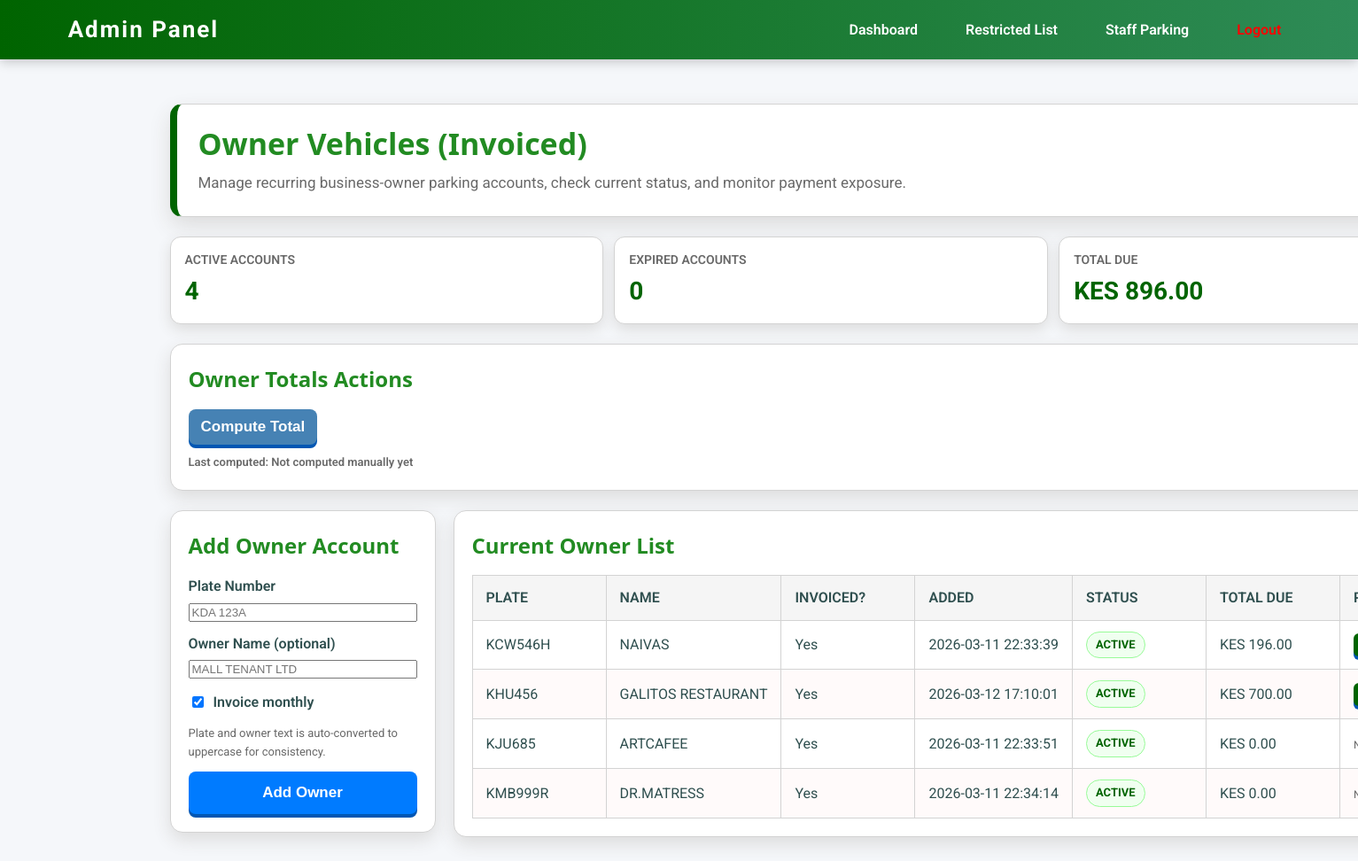
The page /admin/owners.php (signed in) on the database its author committed.
### tables this page shows
CREATE TABLE `owner_vehicle_fees` (
  `id` int(11) NOT NULL,
  `plate_number` varchar(20) NOT NULL,
  `owner_name` varchar(100) DEFAULT NULL,
  `nominal_fee` decimal(10,2) DEFAULT 0.00,
  `discount_given` decimal(10,2) DEFAULT 0.00,
  `total_due` decimal(10,2) DEFAULT 0.00,
  `due_period` date NOT NULL,
  `created_at` datetime DEFAULT current_timestamp()
);

CREATE TABLE `owner_accounts` (
  `id` int(11) NOT NULL,
  `plate_number` varchar(20) NOT NULL,
  `owner_name` varchar(100) DEFAULT NULL,
  `invoice_monthly` tinyint(1) DEFAULT 1,
  `created_at` datetime DEFAULT current_timestamp(),
  `deleted_at` datetime DEFAULT NULL
);

### public/admin/owners.php (the view, shortened to what this page needs)
<?php
$lastComputedAt = $_SESSION['owners_last_computed_at'] ?? null;
$db = new DatabaseConnection();
$pdo = $db->pdo;
$currentDate = date('Y-m-d');
$stmt = $pdo->prepare("
SELECT a.plate_number, a.owner_name, a.invoice_monthly, a.created_at,
    COALESCE(f.due_period, DATE_ADD(a.created_at, INTERVAL 1 MONTH)) AS active_until,
    f.total_due,
    CASE
        WHEN COALESCE(f.due_period, DATE_ADD(a.created_at, INTERVAL 1 MONTH)) >= ? THEN 'Active'
        WHEN COALESCE(f.due_period, DATE_ADD(a.created_at, INTERVAL 1 MONTH)) < ? AND (f.total_due IS NULL OR f.total_due <= 0) THEN 'Active'
        ELSE 'Expired'
    END AS status
FROM owner_accounts a
LEFT JOIN owner_vehicle_fees f ON a.plate_number = f.plate_number
WHERE a.deleted_at IS NULL
ORDER BY a.plate_number");
$stmt->execute([$currentDate, $currentDate]);
$owners = $stmt->fetchAll(PDO::FETCH_ASSOC);
$activeCount = 0;
$expiredCount = 0;
$totalDue = 0;
foreach ($owners as $owner) {
    if (($owner['status'] ?? '') === 'Active') {
        $activeCount++;
    } else {
        $expiredCount++;
    }
    $totalDue += isset($owner['total_due']) ? (float) $owner['total_due'] : 0;
}
?>
<!DOCTYPE html>
<html>
<head>
    <link rel="stylesheet" href="../assets/css/style.css">
</head>
<body>
<nav>
    <div class="logo">Admin Panel</div>
    <div class="links">
        <a href="dashboard.php">Dashboard</a>
        <a href="restricted.php">Restricted List</a>
        <a href="staff.php">Staff Parking</a>
        <a href="logout.php" style="color:red;">Logout</a>
    </div>
</nav>
<main class="owners-page">
    <section class="owners-hero">
        <h2>Owner Vehicles (Invoiced)</h2>
        <p>Manage recurring business-owner parking accounts, check current status, and monitor payment exposure.</p>
    </section>
    <section class="owners-summary">
        <article class="summary-card">
            <span class="summary-title">Active Accounts</span>
            <span id="ownersActiveCount" class="summary-value"><?= $activeCount ?></span>
        </article>
        <article class="summary-card">
            <span class="summary-title">Expired Accounts</span>
            <span id="ownersExpiredCount" class="summary-value"><?= $expiredCount ?></span>
        </article>
        <article class="summary-card">
            <span class="summary-title">Total Due</span>
            <span id="ownersTotalDue" class="summary-value">KES <?= number_format($totalDue, 2) ?></span>
        </article>
    </section>
    <section class="owners-card">
        <h3>Owner Totals Actions</h3>
        <div class="owners-actions">
            <form method="POST">
                <button type="submit" class="compute-btn">Compute Total</button>
            </form>
        </div>
        <p class="compute-meta">
            Last computed: <?= $lastComputedAt ? htmlspecialchars($lastComputedAt) : 'Not computed manually yet' ?>
        </p>
    </section>
    <section class="owners-grid">
        <article class="owners-card">
            <h3>Add Owner Account</h3>
            <form method="POST" class="owner-form">
                <div class="form-group">
                    <label for="plate">Plate Number</label>
                    <input id="plate" name="plate" required class="auto-uppercase" autocomplete="off" placeholder="KDA 123A">
                </div>
                <div class="form-group">
                    <label for="name">Owner Name (optional)</label>
                    <input id="name" name="name" class="auto-uppercase" autocomplete="off" placeholder="MALL TENANT LTD">
                </div>
                <div class="form-group checkbox-group">
                    <label>
                        <input type="checkbox" name="invoice" checked>
                        Invoice monthly
                    </label>
                </div>
                <p class="form-hint">Plate and owner text is auto-converted to uppercase for consistency.</p>
                <button type="submit">Add Owner</button>
            </form>
        </article>
        <article class="owners-card">
            <h3>Current Owner List</h3>
            <?php if (empty($owners)): ?>
                <div class="empty-state">No owner vehicles have been added yet.</div>
            <?php else: ?>
                <div class="table-wrap">
                    <table class="owner-table">
                        <thead>
                            <tr>
                                <th>Plate</th>
                                <th>Name</th>
                                <th>Invoiced?</th>
                                <th>Added</th>
                                <th>Status</th>
                                <th>Total Due</th>
                                <th>Payment</th>
                            </tr>
                        </thead>
                        <tbody>
                            <?php foreach ($owners as $row): ?>
                                <tr>
                                    <td><?= htmlspecialchars($row['plate_number']) ?></td>
                                    <td><?= htmlspecialchars($row['owner_name'] ?? 'N/A') ?></td>
                                    <td><?= $row['invoice_monthly'] ? 'Yes' : 'No' ?></td>
                                    <td><?= htmlspecialchars($row['created_at']) ?></td>
                                    <td>
                                        <span class="status-chip <?= ($row['status'] === 'Active') ? 'active' : 'expired' ?>">
                                            <?= htmlspecialchars($row['status']) ?>
                                        </span>
                                    </td>
                                    <td class="owner-due-cell" data-plate="<?= htmlspecialchars($row['plate_number']) ?>">KES <?= isset($row['total_due']) ? number_format($row['total_due'], 2) : '0.00' ?></td>
                                    <td>
                                        <?php $rowDue = isset($row['total_due']) ? (float) $row['total_due'] : 0; ?>
                                        <?php if ($rowDue > 0): ?>
                                            <form method="POST" onsubmit="return confirm('Receive payment of KES <?= number_format($rowDue, 2) ?> for <?= htmlspecialchars($row['plate_number']) ?>?');" style="margin:0;">
                                                <button type="submit" class="pay-owner-btn">Receive Payment</button>
                                            </form>
                                        <?php else: ?>
                                            <span style="color: dimgray; font-size: 12px;">No Due</span>
                                        <?php endif; ?>
                                    </td>
                                </tr>
                            <?php endforeach; ?>
                        </tbody>
                    </table>
                </div>
            <?php endif; ?>
        </article>
    </section>
</main>
</body>
</html>

### public/assets/css/style.css (style rules this page uses)
body { margin: 0; font-family: 'Roboto', 'Segoe UI', Tahoma, Geneva, Verdana, sans-serif; background: #f5f7fa; color: darkslategray; line-height: 1.6; }
h1, h2, h3, h4, h5 { color: #2d862d; font-family: 'Segoe UI', Tahoma, Geneva, Verdana, sans-serif; }
nav { background: linear-gradient(90deg, darkgreen 0%, seagreen 100%); padding: 0.8rem 5%; display: flex; justify-content: space-between; align-items: center; box-shadow: 0 3px 12px rgba(0,0,0,0.2); position: sticky; top: 0; z-index: 100; }
nav .logo { color: white; font-size: 26px; font-weight: 700; letter-spacing: 2px; }
nav .links a { color: white; text-decoration: none; margin-left: 30px; font-weight: 600; padding: 6px 10px; border-radius: 4px; transition: background-color 0.3s, color 0.3s; }
button { width: 100%; padding: 14px; background-color: #007bff; color: white; border: none; border-radius: 8px; cursor: pointer; font-weight: 600; font-size: 17px; transition: background-color 0.3s, transform 0.2s; box-shadow: 0 4px 0 #0056b3; }
table { width: 100%; border-collapse: collapse; margin-top: 20px; font-size: 16px; }
table th, table td { border: 1px solid lightgray; padding: 12px 15px; text-align: left; min-width: 140px; white-space: nowrap; }
table th { background-color: whitesmoke; color: darkslategray; text-transform: uppercase; font-weight: 600; }
table tbody tr:nth-child(even) { background: snow; }

### public/admin/owners.php (style rules this page uses)
.owners-page { width: 95%; max-width: 1150px; margin: 50px auto 90px auto; display: grid; gap: 22px; }
.owners-hero { background: white; border: 1px solid lightgray; border-left: 8px solid darkgreen; border-radius: 14px; padding: 24px; box-shadow: 0 10px 24px gainsboro; }
.owners-hero h2 { margin: 0; font-size: 34px; color: forestgreen; line-height: 1.2; }
.owners-hero p { margin: 10px 0 0 0; color: dimgray; font-size: 17px; }
.owners-summary { display: grid; grid-template-columns: repeat(3, minmax(180px, 1fr)); gap: 12px; }
.summary-card { background: white; border: 1px solid lightgray; border-radius: 12px; padding: 14px 16px; box-shadow: 0 6px 16px gainsboro; }
.summary-title { display: block; color: dimgray; font-weight: 600; font-size: 14px; text-transform: uppercase; }
.summary-value { display: block; margin-top: 2px; color: darkgreen; font-size: 28px; font-weight: 700; }
.owners-grid { display: grid; grid-template-columns: minmax(300px, 380px) 1fr; gap: 20px; align-items: start; }
.owners-card { background: white; border: 1px solid lightgray; border-radius: 14px; padding: 20px; box-shadow: 0 8px 20px gainsboro; }
.owners-card h3 { margin-top: 0; margin-bottom: 14px; font-size: 24px; color: forestgreen; }
.owner-form { margin: 0; width: 100%; max-width: none; display: grid; gap: 12px; }
.form-group { display: grid; gap: 6px; }
.form-group label { color: darkslategray; font-weight: 600; }
.checkbox-group { display: flex; align-items: center; margin-top: 2px; }
.checkbox-group label { display: inline-flex; align-items: center; gap: 8px; color: darkslategray; font-weight: 600; }
.form-hint { margin: 0; color: dimgray; font-size: 13px; }
.table-wrap { overflow-x: auto; }
.owner-table { margin-top: 0; }
.owner-table td, .owner-table th { min-width: 120px; }
.status-chip { display: inline-block; padding: 4px 10px; border-radius: 999px; font-size: 13px; font-weight: 700; text-transform: uppercase; }
.status-chip.active { background: honeydew; color: darkgreen; border: 1px solid palegreen; }
.owners-actions { display: flex; gap: 10px; flex-wrap: wrap; }
.owners-actions form { margin: 0; }
.compute-meta { margin: 10px 0 0 0; color: dimgray; font-size: 13px; font-weight: 600; }
.owners-actions button { border: none; border-radius: 8px; padding: 10px 14px; color: white; font-weight: 700; cursor: pointer; }
.compute-btn { background: steelblue; }
.pay-owner-btn { background: darkgreen; border: none; border-radius: 6px; color: white; padding: 6px 10px; font-weight: 700; cursor: pointer; font-size: 12px; }

### rows shown on the page
owner_vehicle_fees: owner_accounts.plate_number "KCW546H", owner_accounts.owner_name "NAIVAS", owner_accounts.created_at "2026-03-11 22:33:39", status "ACTIVE", total_due "196.00"
owner_vehicle_fees: owner_accounts.plate_number "KHU456", owner_accounts.owner_name "GALITOS RESTAURANT", owner_accounts.created_at "2026-03-12 17:10:01", status "ACTIVE", total_due "700.00"
owner_vehicle_fees: owner_accounts.plate_number "KJU685", owner_accounts.owner_name "ARTCAFEE", owner_accounts.created_at "2026-03-11 22:33:51", status "ACTIVE", total_due "0.00"
owner_vehicle_fees: owner_accounts.plate_number "KMB999R", owner_accounts.owner_name "DR.MATRESS", owner_accounts.created_at "2026-03-11 22:34:14", status "ACTIVE", total_due "0.00"

### other values the page prints
$activeCount "4"
$expiredCount "0"
$totalDue "896.00"
